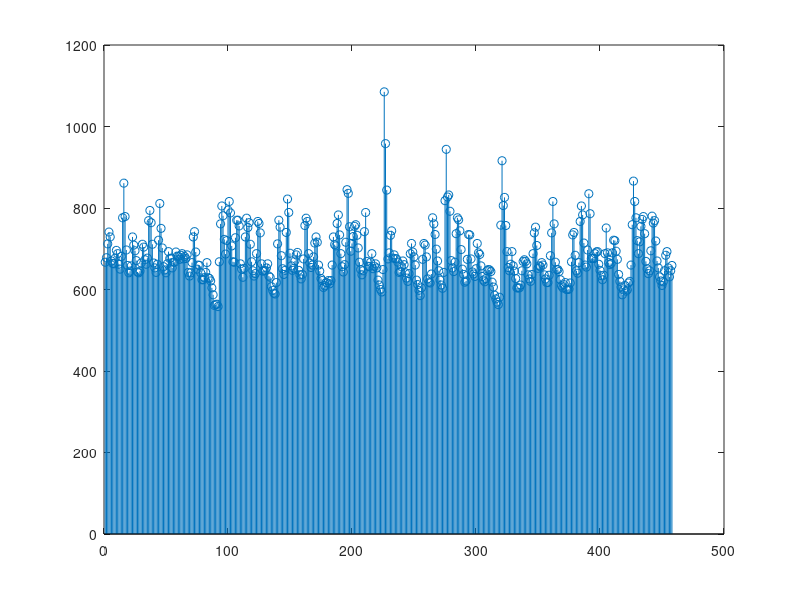

Recreate this plot in MATLAB. (Note: this script raises an error after producing the figure.)
close all
fid = fopen('relax.txt');%Open the desired file.Here, you need to put the name of the file you want to perform HRV analysis on.
S = textscan(fid,'%s');%Scanning the text file. The file should consist of the RR intervals as a column.
S= S{1};%Previous function forms S as a cell matrix, we only want the first cell.
N = cellfun(@(x)str2double(x), S);%We transform the cell into a column vector and convert the strings into double for processing.
N=transpose(N);%Vectors in matlab are processed as a row vector more easily.Hence, transpose it into a row vector.
data = N;%We get our data.
data = data(data>=400 & data<=2000); %Filtering of non-biological RR interval might be necessary sometimes, due to the glitches in the device.
stem(data);%OPTIONAL: Plot the RR interval series on a discrete scale.
%Filtering can be also performed manually by looking at the plot and
%Deleting the non-biological RR intervals.

%For post-processing, use these. these will give just a number.for each time
%domain measure of HRV.

% calculateSDRR(data)
% calculatepNN50(data)
% calculateRMSSD(data)
% calculateHTI(data)
% calculateTINN(data)

%For online procesing use these. These will produce a plot for each time
%domain measure of HRV.
RRdata =[];%To simulate online processing, this is the vector that will be updated each time when a new RR interval arrives by 
%concatenating that new interval to this vector.
SDRR = [];
pNN50 = [];
RMSSD = [];
HTI = [];
TINN = [];% time domain measures of HRV that will be updated by concatenating the new value of that measure when a new RR interval arrives.
for i = 1:40 % For the measures to make sense, placing the first 40 element of data(big data) to RRdata(data to be processed each time)
    RRdata = [RRdata data(1)];
    data(1) =[];
end
n = 1:length(data);
for i = n % Each time a new RR interval arrives, HRV measures should be calculated, for online processing.
    RRdata = [RRdata data(1)];
    data(1) =[];
    SDRR(i) = calculateSDRR(RRdata);
    pNN50(i) = calculatepNN50(RRdata);
    RMSSD(i) = calculateRMSSD(RRdata);
    HTI(i) = calculateHTI(RRdata);
    TINN(i) = calculateTINN(RRdata);
end
figure()
plot(n,SDRR)
xlabel('n')
ylabel('SDRR')
figure()
plot(n,pNN50)
xlabel('n')
ylabel('pNN50')
figure()
plot(n,RMSSD)
xlabel('n')
ylabel('RMSSD')
figure()
plot(n,HTI)
xlabel('n')
ylabel('HTI')
figure()
plot(n,TINN)
xlabel('n')
ylabel('TINN')
% plot them to see change of the measures each time new data arrives.

function y = IBItoHR(a)% If the data is RR intervals,converts it to heart rate form.
y = 60000./a;%can be used for HRmax-HRmin
end%mainly useless.
function y = calculateSDRR(a)%Standard Deviation =(variance)^1\2 in units of ms.
y = var(a);
y = sqrt(y);
end
function y = calculatepNN50(a)%The percentage of pairs of successive  (R-R) intervals that differ by more than 50 ms
count = 0;%returns a number between 0 and 1.
for i = 1 : (length(a)-1)%count the number of (R-R) intervals that differ by more than 50 ms
    if(abs(a(i)-a(i+1))>= 50)
        count=count+1;
    end
end
y=count/(length(a)-1);%get the percentage.
end

function y = calculateHRmax_HRmin(a)%input is heart rates(bpm). calculates the max and min heart rates and returns the difference of them.
y = max(a)-min(a);
end

function y = calculateRMSSD(a) % root mean square of the successive diferrences
y = 0;
for i = 1 : (length(a)-1)
    y=y+(a(i)-a(i+1))^2; % sum of square of the successive diferrences
end
y = y/(length(a)-1); % mean square of the successive diferrences
y = sqrt(y);% root mean square of the successive diferrences
end
function y = calculateHTI(a)%Calculates HRV triangular index. That is, get the histogram of the RR intervals, then integrate the probability density function over all possible values.
% Then, divide it by the maximum of the histogram.
binNo =int8(calculateHRmax_HRmin(a)/7.8125);%adjustable bin number correspondin to bin size of 7.8125. 7.8125 is suggested by the main HRV paper.
%If you want to see the histogram, uncomment the following line.
%WARNING:if you are performing online-processing, do not uncomment as it
%will produce n plots, where n is the size of the RR intervals.
% histfit(a,binNo); 
% figure()
[N,edges] = histcounts(a,binNo); %getting the frequencies in N and the corresponding RR interval bins. in edges. length(edges)=binNo+1
%interpolate the histogram the get the probability density function(pdf)
interN = interp1(edges(1:binNo),N,min(edges):0.5:max(edges),'spline');
% take the integral
y = trapz(min(edges):0.5:max(edges),interN./15); % trapezoidal vector integral(integral of the corresponding splinely interpolated continous signal)
%divide it by the maximum frequency of the histogram.
y = y/max(N);
end
function out = calculateTINN(a)%Baseline width of the Triangular interpolation of the histogram of NN(RR) intervals.
binNo =int8(calculateHRmax_HRmin(a)/7.8125);%adjustable bin number correspondin to bin size of 7.8125
[N,edges] = histcounts(a,binNo); %getting the frequencies in N and the corresponding RR interval bins in edges. length(edges)=binNo+1
%What we do here is, to divide the histogram into two pieces, to the left
%of the maximum and to the right of the maximum.
%Than we fit a line to each of these two data points using linear
%regression.
% what we end up with these two lines is the triangular interpolation of
% the histogram.
[Y,maxIndex] = max(N);
topPoint = [mean([edges(maxIndex) edges(maxIndex+1)]) N(maxIndex)]; % top point of the histogram, the maximum frequency.

%If you want to see the histogram, uncomment the following two lines.
%WARNING:if you are performing online-processing, do not uncomment as it
%will produce n plots, where n is the size of the RR intervals.
% figure()
% histfit(a,binNo);

%This is where we fit the first line.
%FIRST LINE
x0 = topPoint(1);
y0 = topPoint(2);
x = edges(1:maxIndex);
y = N(1:maxIndex);
x = x(:); %reshape the data into a column vector
y = y(:);
% 'C' is the Vandermonde matrix for 'x'
n = 1; % since the we will fit a line, the degree is 1
V(:,n+1) = ones(length(x),1,class(x));
for j = n:-1:1
     V(:,j) = x.*V(:,j+1);
end
C = V;
% 'd' is the vector of target values, 'y'.
d = y;
% There are no inequality constraints in this case, i.e., 
A = [];
b = [];
% We use linear equality constraints to force the curve to hit the required point. In
% this case, 'Aeq' is the Vandermoonde matrix for 'x0'
Aeq = x0.^(n:-1:0);
% and 'beq' is the value the curve should take at that point
beq = y0;
p = lsqlin( C, d, A, b, Aeq, beq );
% We can then use POLYVAL to evaluate the fitted curve
yhat = polyval( p, x );% yhat is the fitted curve(linear estimation).
%Every line has an equation in the form y = mx + c
c = x(1)- ((x(2)-x(1))/(yhat(2)-yhat(1)))*yhat(1);% constant c of the line equation
while(yhat(1)<0)% if there is a negative value in the line, just remove it.(since this is a line, two points are adequate.)
    x(1) = [];
    yhat(1) = [];
end
yhat = [0;yhat ;topPoint(2)];
x =[c;x ;topPoint(1)];% concetanate the top point into the line

%If you want to see the fitted line, uncomment both the histogram plot above and these couple of lines..
%WARNING:if you are performing online-processing, do not uncomment as it
%will produce n plots, where n is the size of the RR intervals.
% Plot fitted data
% hold on
% plot(x,yhat,'r','linewidth',3)
% hold off
out = 0; % the output of the function should be the baseline width of the
TINNL = x(1);%coordinate of the left edge of the triangle
%SECOND LINE
x = edges(maxIndex+1:length(edges));
y = N(maxIndex:length(N));
x = x(:); %reshape the data into a column vector
y = y(:);
% 'C' is the Vandermonde matrix for 'x'
n = 1; % since we will fit a line, the degree is 1
V2(:,n+1) = ones(length(x),1,class(x));
for j = n:-1:1
     V2(:,j) = x.*V2(:,j+1);
end
C = V2;
% 'd' is the vector of target values, 'y'.
d = y;
% We use linear equality constraints to force the curve to hit the required point. In
% this case, 'Aeq' is the Vandermoonde matrix for 'x0'
Aeq2 = x0.^(n:-1:0);
% and 'beq' is the value the curve should take at that point
beq = y0;
p2 = lsqlin( C, d, A, b, Aeq, beq );
% We can then use POLYVAL to evaluate the fitted curve
yhat2 = polyval( p2, x );
c = x(1)- ((x(2)-x(1))/(yhat2(2)-yhat2(1)))*yhat2(1);
yhat2 = [topPoint(2); yhat2 ;0];
x =[topPoint(1);x;c];
% Plot fitted data
% hold on
% plot(x,yhat2,'r','linewidth',3)
% hold off
% c is the right edge of the triangle
out = c- TINNL;
end


